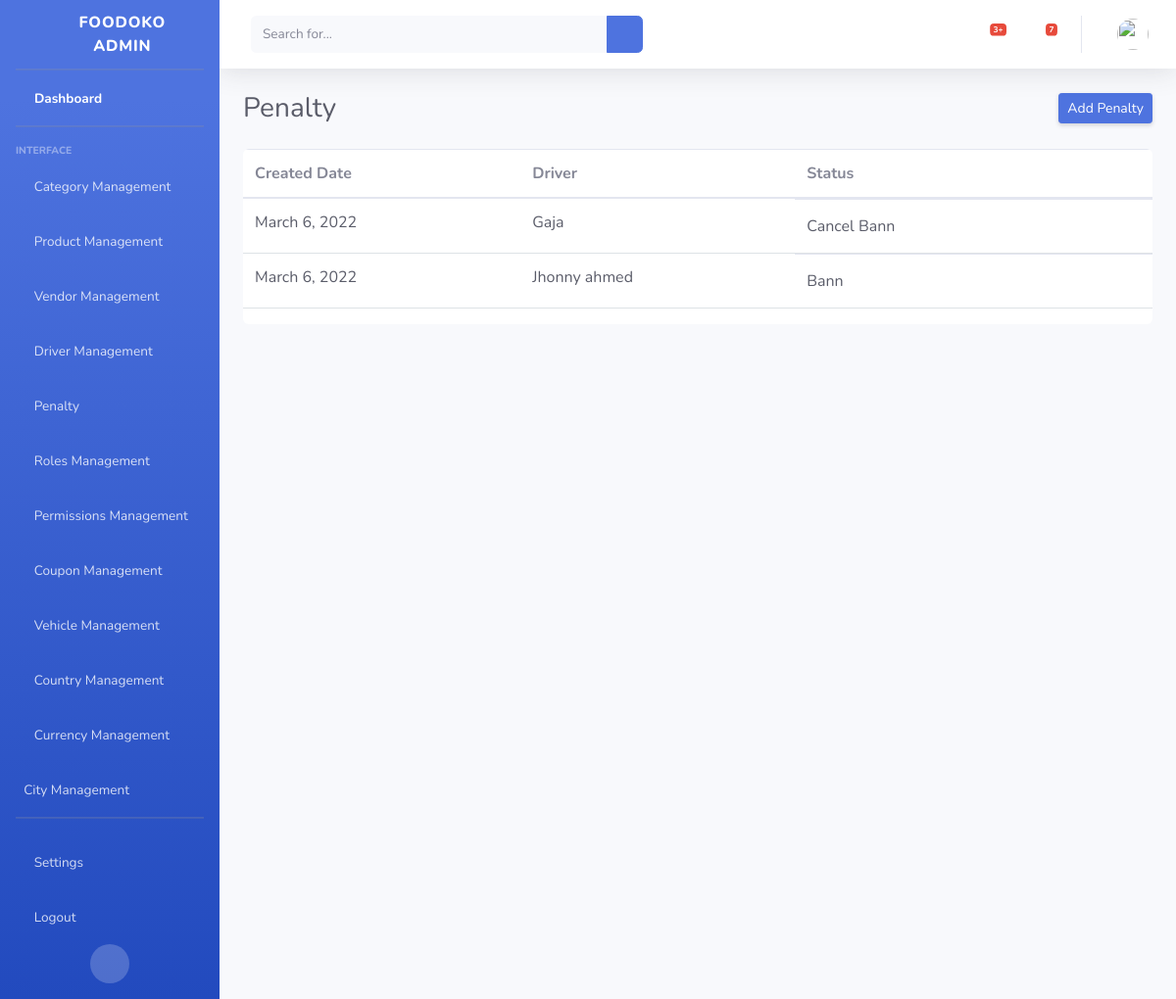
The page /adminpanel/penalty/ on the database its author committed.
### Dashboard/models.py (models this page shows, shortened)
class Penalty(models.Model):
    STATUS_CHOICE = (
        ("Bann", "Bann"),
        ("Cancel Bann", "Cancel Bann"),
    )
    created_at = models.DateField(default=date.today)
    driver = models.ForeignKey(DriverProfile, on_delete=models.CASCADE)
    status = models.CharField(max_length=255, choices=STATUS_CHOICE)
    class Meta:
        ordering = ["-id"]

### authentication/models.py (models this page shows)
class DriverProfile(models.Model):
    user = models.OneToOneField(User, on_delete=models.CASCADE)
    full_name = models.CharField(max_length=255)
    contact_number = models.CharField(max_length=255)
    photo = models.ImageField(upload_to="images/")
    driving_license_photo = models.ImageField(upload_to="images/", null=True, blank=True)
    address = models.CharField(max_length=255)
    total_earning = models.DecimalField(decimal_places=2, max_digits=10, default=0.00)
    total_paid = models.DecimalField(decimal_places=2, max_digits=10, default=0.00)
    license_number = models.CharField(max_length=255, null=True, blank=True)
    nid_number = models.CharField(max_length=255, null=True, blank=True)
    vehicle_image = models.ImageField(upload_to="images/", null=True, blank=True)
    is_penalized = models.BooleanField(default=False)
    class Meta:
        ordering = ["-id"]
        verbose_name = "Driver Profile"
    def __str__(self):
        return self.full_name

### Dashboard/views.py (the view)
# urls.py: path("penalty/", PenaltyView.as_view(), name="penaltyview"),
class PenaltyView(View):
    template_name = "penalty/penalty.html"
    def get(self, request):
        penals = Penalty.objects.all()
        args = {
            "penals": penals,
        }
        return render(request, self.template_name, args)

### Dashboard/templates/penalty/penalty.html (shortened to what this page needs)
{% load static %}
{% include 'base.html' %}
<body id="page-top">
    <div id="wrapper">
        {% include 'admin-sidebar.html' %}
        <div id="content-wrapper" class="d-flex flex-column">
            <div id="content">
               {% include 'admin-nav.html' %}
                <div class="container-fluid">
                    <div class="d-sm-flex align-items-center justify-content-between mb-4">
                        <h1 class="h3 mb-0 text-gray-800">Penalty</h1>
                        <a href="{% url 'addPenalty' %}" class="d-none d-sm-inline-block btn btn-sm btn-primary shadow-sm">Add Penalty</a>
                    </div>
                    <div class="main____dept____table table-responsive">
                        <table class="table">
                          <thead class="table_____head">
                            <tr>
                              <th scope="col">Created Date</th>
                              <th scope="col">Driver</th>
                              <th scope="col">Status</th>
                            </tr>
                          </thead>
                          <tbody class="catgory__table">
                            {% if penals %}
                            {% for p in penals %}
                            <tr>
                              <td class="category__data"><a href="#" class="w-100 d-flex text-dark category__name">{{ p.created_at }}</a></td>
                              <td class="category__data"><a href="#" class="w-100 d-flex text-dark category__name">{{ p.driver }}</a></td>
                              <td class="d-flex align-items-center">
                                <a href="#" class="w-100 d-flex text-dark">{{ p.status }}</a>
                                <form method="POST" action="{% url 'deletePenalty' %}">
                                  <button class="border-0 bg-white" type="submit"><i class="fas fa-times-circle cross____icon"></i></button>
                                </form>
                                <a class="border-0 bg-white" type="submit"><i class="fas fa-edit cross____icon"></i></a>
                              </td>
                            </tr>
                            {% endfor %}
                            {% endif %}
                          </tbody>
                        </table>
                      </div>
                </div>
            </div>
        </div>
    </div>
</body>

### static/admin-css/azim.css (style rules this page uses)
.main____dept____table { background: #fff; border-radius: 6px; }
.cross____icon { font-size: 25px; transition: 0.2s all ease-in-out; }

### rows shown on the page
Penalty: created_at "March 6, 2022", driver "Gaja", status "Cancel Bann"
Penalty: created_at "March 6, 2022", driver "Jhonny ahmed", status "Bann"
